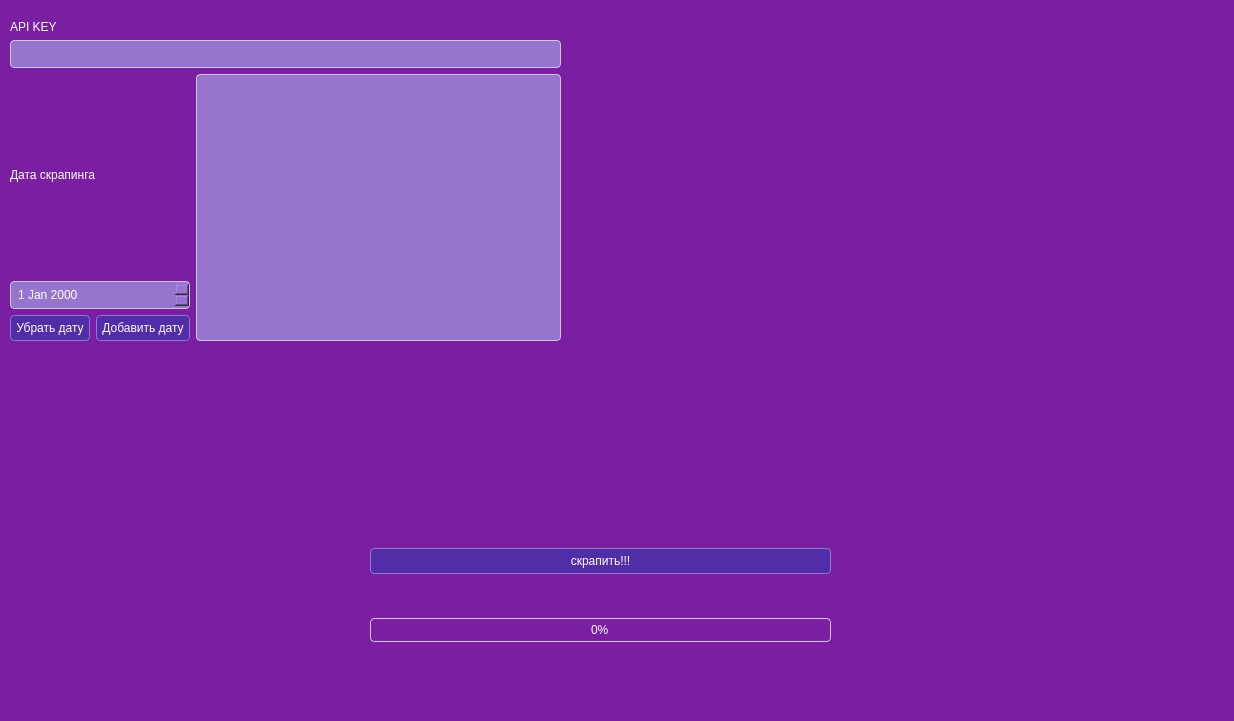
<?xml version="1.0" encoding="UTF-8"?>
<ui version="4.0">
 <class>Widget</class>
 <widget class="QWidget" name="Widget">
  <property name="geometry">
   <rect>
    <x>0</x>
    <y>0</y>
    <width>1234</width>
    <height>721</height>
   </rect>
  </property>
  <property name="windowTitle">
   <string>Widget</string>
  </property>
  <property name="styleSheet">
   <string notr="true">/* Загальні налаштування для всього додатку */
QWidget {
    background-color: #7B1FA2;
    color: white;
    font-family: Arial, sans-serif;
}

/* Стиль для текстових полів */
QLineEdit {
    background-color: #9575CD;
    border: 1px solid #D1C4E9;
    border-radius: 4px;
    padding: 5px;
}

/* Стиль для кнопок */
QPushButton {
    background-color: #512DA8;
    border: 1px solid #9575CD;
    border-radius: 4px;
    padding: 5px;
    color: white;
}

QPushButton:hover {
    background-color: #673AB7;
}

/* Стиль для списків */
QListView, QTreeView {
    background-color: #9575CD;
    border: 1px solid #D1C4E9;
    border-radius: 4px;
}

/* Стиль для групових блоків */
QGroupBox {
    border: 1px solid #D1C4E9;
    border-radius: 4px;
    margin-top: 10px;
}

QGroupBox::title {
    subcontrol-origin: margin;
    subcontrol-position: top center;
    padding: 0 3px;
    background-color: #7B1FA2;
}

/* Стиль для полів дати */
QDateEdit {
    background-color: #9575CD;
    border: 1px solid #D1C4E9;
    border-radius: 4px;
    padding: 5px;
}

/* Стиль для прогрес-бару */
QProgressBar {
    border: 1px solid #D1C4E9;
    border-radius: 4px;
    text-align: center;
}

QProgressBar::chunk {
    background-color: #512DA8;
}

/* Специфічні налаштування для окремих елементів */
#apiKeyInput {
    background-color: #9575CD;
    border: 1px solid #D1C4E9;
    border-radius: 4px;
    padding: 5px;
}
</string>
  </property>
  <widget class="QWidget" name="">
   <property name="geometry">
    <rect>
     <x>10</x>
     <y>20</y>
     <width>551</width>
     <height>321</height>
    </rect>
   </property>
   <layout class="QVBoxLayout" name="verticalLayout_3">
    <item>
     <layout class="QVBoxLayout" name="verticalLayout">
      <item>
       <widget class="QLabel" name="label_api_key">
        <property name="text">
         <string>API KEY</string>
        </property>
       </widget>
      </item>
      <item>
       <widget class="QLineEdit" name="line_scraping"/>
      </item>
     </layout>
    </item>
    <item>
     <layout class="QHBoxLayout" name="horizontalLayout_2">
      <item>
       <layout class="QVBoxLayout" name="verticalLayout_2">
        <item>
         <widget class="QLabel" name="label_scraping">
          <property name="text">
           <string>Дата скрапинга</string>
          </property>
         </widget>
        </item>
        <item>
         <widget class="QDateEdit" name="date_scraping"/>
        </item>
        <item>
         <layout class="QHBoxLayout" name="horizontalLayout">
          <item>
           <widget class="QPushButton" name="rmv_date_btn">
            <property name="text">
             <string>Убрать дату</string>
            </property>
           </widget>
          </item>
          <item>
           <widget class="QPushButton" name="add_date_btn">
            <property name="text">
             <string>Добавить дату</string>
            </property>
           </widget>
          </item>
         </layout>
        </item>
       </layout>
      </item>
      <item>
       <widget class="QListWidget" name="date_list"/>
      </item>
     </layout>
    </item>
   </layout>
  </widget>
  <widget class="QWidget" name="">
   <property name="geometry">
    <rect>
     <x>370</x>
     <y>510</y>
     <width>461</width>
     <height>171</height>
    </rect>
   </property>
   <layout class="QVBoxLayout" name="verticalLayout_4">
    <item>
     <widget class="QPushButton" name="scraping_btn">
      <property name="enabled">
       <bool>true</bool>
      </property>
      <property name="text">
       <string>скрапить!!!</string>
      </property>
      <property name="default">
       <bool>false</bool>
      </property>
      <property name="flat">
       <bool>false</bool>
      </property>
     </widget>
    </item>
    <item>
     <widget class="QProgressBar" name="scraping_progress_bar">
      <property name="value">
       <number>0</number>
      </property>
     </widget>
    </item>
   </layout>
  </widget>
 </widget>
 <resources/>
 <connections/>
</ui>
